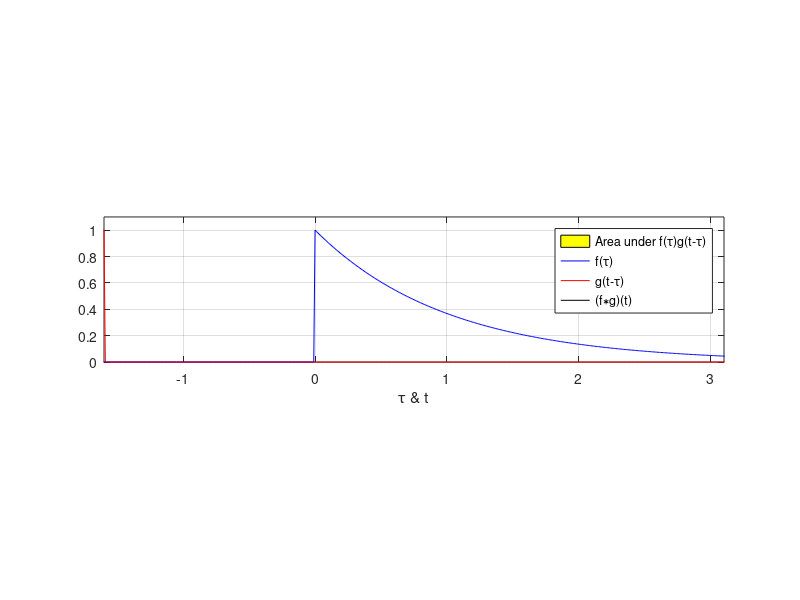
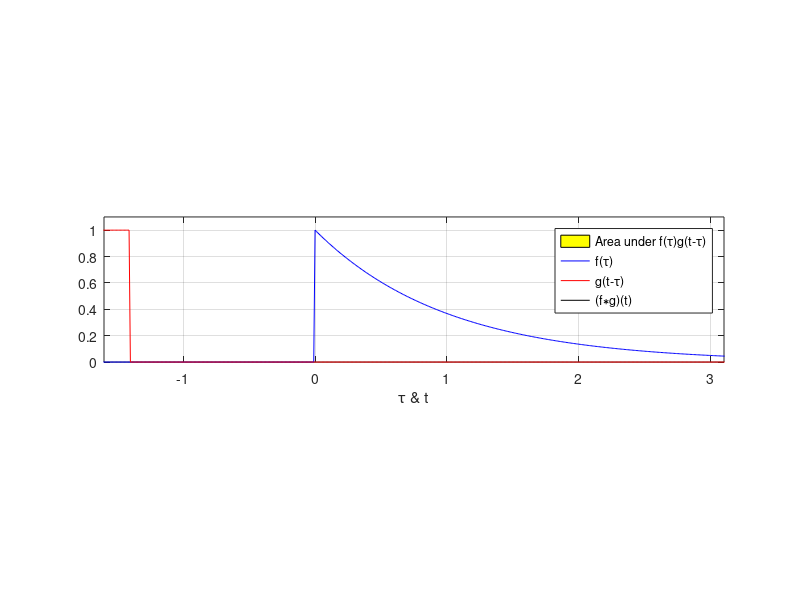
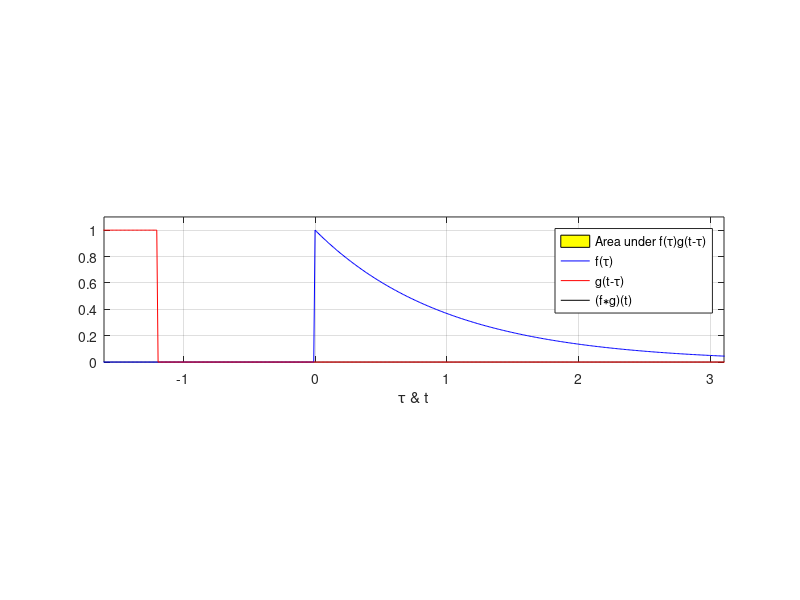
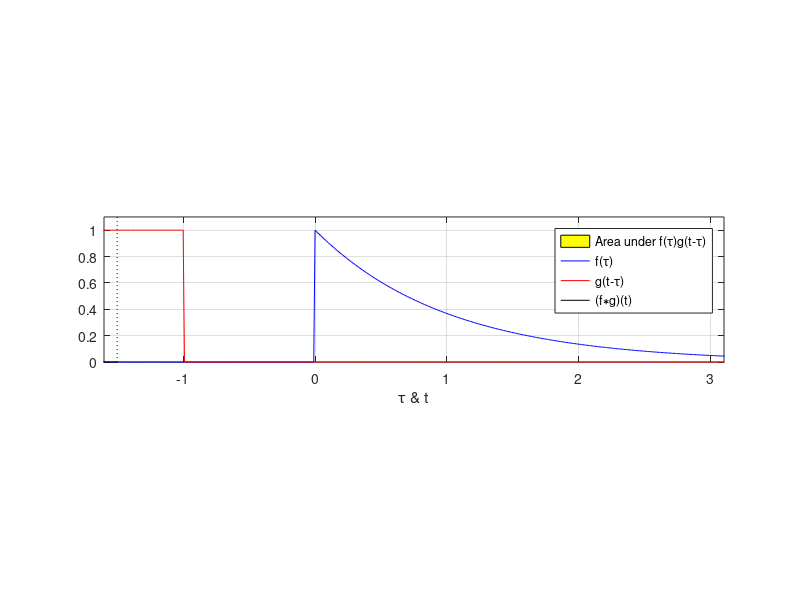

These charts were generated, in order, by the following MATLAB code:
% Create folding of rectangular impulse with spiky function

clear

X=-2.1:0.01:4;
F1=exp(-X);
F1(X<0)=0;
F2=abs(X)<=0.5;
clf

mkdir('Frames');
[tmp zero_offset] = min(abs(X));

SyncFrames=[1 round(20.3366666*(1:numel(X)))];
frame=1;
integral=nan(size(X));
for offset_i=1:numel(X);
  offset=X(offset_i);
  shift=offset_i-zero_offset;
  F2_shifted = circshift(F2, [0 shift]);
  product = F2_shifted.*F1;
  integral(offset_i) = sum(product)/numel(X)*(X(end)-X(1));
  
    if offset_i==SyncFrames(frame)
        frame=frame+1;
        area(X, product, 'facecolor', 'yellow');
        hold on
        plot(X, F1, 'b', X, F2_shifted, 'r', X, integral, 'k', [offset offset], [0 2], 'k:')
        hold off
        axis image
        axis([-1.6 3.1 0 1.1])
        xlabel('\tau & t');
        grid on
        legend('Area under f(\tau)g(t-\tau)', 'f(\tau)', 'g(t-\tau)', '(f\astg)(t)');
        print('-dpng','-r72',sprintf('Frames/conv_box_spike_%06d.png', offset_i));
        drawnow
  end
end
